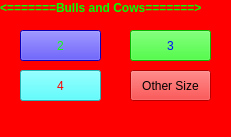
<?xml version="1.0" encoding="UTF-8"?>
<ui version="4.0">
 <class>MainWindow</class>
 <widget class="QMainWindow" name="MainWindow">
  <property name="geometry">
   <rect>
    <x>0</x>
    <y>0</y>
    <width>231</width>
    <height>137</height>
   </rect>
  </property>
  <property name="windowTitle">
   <string>MainWindow</string>
  </property>
  <property name="styleSheet">
   <string notr="true">background-color: rgb(255, 0, 0);</string>
  </property>
  <widget class="QWidget" name="centralwidget">
   <widget class="QLabel" name="label">
    <property name="geometry">
     <rect>
      <x>0</x>
      <y>0</y>
      <width>231</width>
      <height>16</height>
     </rect>
    </property>
    <property name="layoutDirection">
     <enum>Qt::RightToLeft</enum>
    </property>
    <property name="text">
     <string>&lt;html&gt;&lt;head/&gt;&lt;body&gt;&lt;p&gt;&lt;span style=&quot; font-weight:600; color:#04ff00;&quot;&gt;&amp;lt;=======Bulls and Cows=======&amp;gt;&lt;/span&gt;&lt;/p&gt;&lt;/body&gt;&lt;/html&gt;</string>
    </property>
    <property name="textFormat">
     <enum>Qt::AutoText</enum>
    </property>
   </widget>
   <widget class="QPushButton" name="pushButton2">
    <property name="geometry">
     <rect>
      <x>20</x>
      <y>30</y>
      <width>81</width>
      <height>31</height>
     </rect>
    </property>
    <property name="styleSheet">
     <string notr="true">background-color: rgb(17, 0, 255);
color: rgb(18, 255, 14);</string>
    </property>
    <property name="text">
     <string>2</string>
    </property>
   </widget>
   <widget class="QPushButton" name="pushButton4">
    <property name="geometry">
     <rect>
      <x>20</x>
      <y>70</y>
      <width>81</width>
      <height>31</height>
     </rect>
    </property>
    <property name="styleSheet">
     <string notr="true">background-color: rgb(49, 252, 255);
color: rgb(255, 0, 0);</string>
    </property>
    <property name="text">
     <string>4</string>
    </property>
   </widget>
   <widget class="QPushButton" name="pushButton3">
    <property name="geometry">
     <rect>
      <x>130</x>
      <y>30</y>
      <width>81</width>
      <height>31</height>
     </rect>
    </property>
    <property name="styleSheet">
     <string notr="true">background-color: rgb(12, 255, 0);
color: rgb(0, 12, 255);</string>
    </property>
    <property name="text">
     <string>3</string>
    </property>
   </widget>
   <widget class="QPushButton" name="pushButtonOther">
    <property name="geometry">
     <rect>
      <x>130</x>
      <y>70</y>
      <width>81</width>
      <height>31</height>
     </rect>
    </property>
    <property name="text">
     <string>Other Size</string>
    </property>
   </widget>
  </widget>
  <widget class="QMenuBar" name="menubar">
   <property name="geometry">
    <rect>
     <x>0</x>
     <y>0</y>
     <width>231</width>
     <height>21</height>
    </rect>
   </property>
  </widget>
  <widget class="QStatusBar" name="statusbar"/>
 </widget>
 <resources/>
 <connections/>
</ui>
